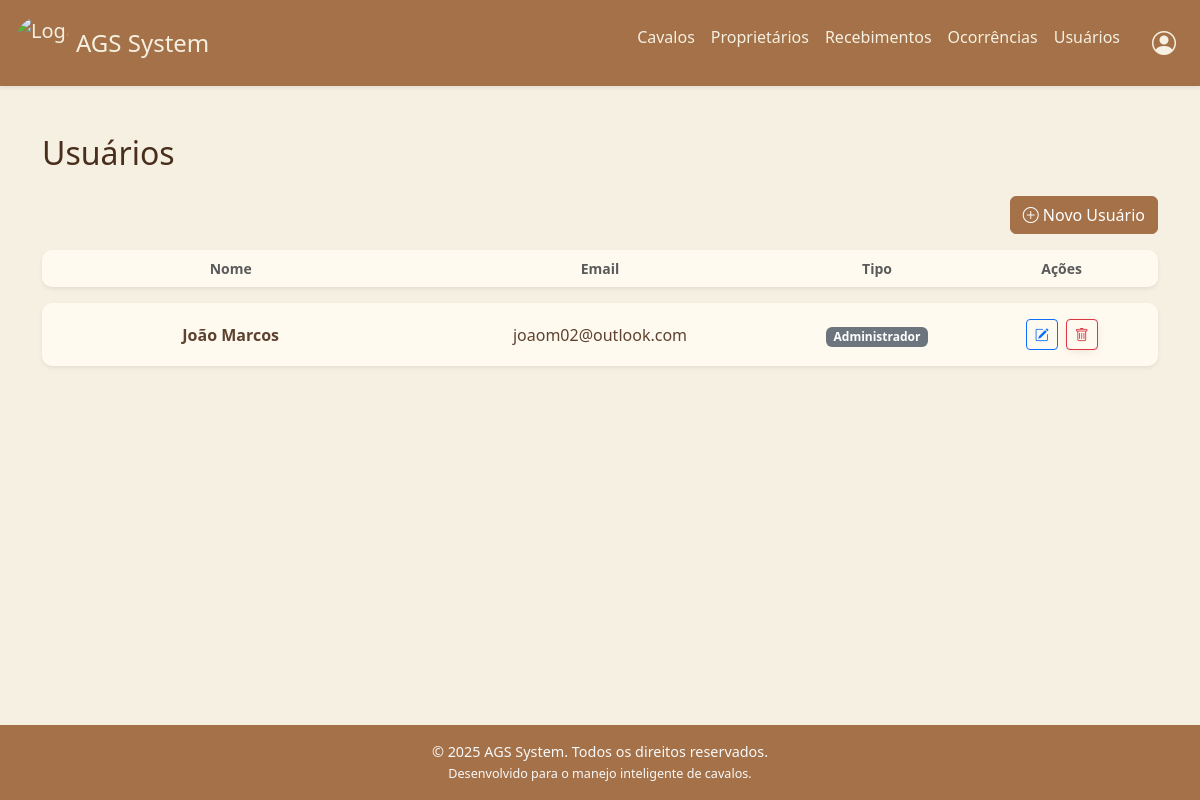
The page /usuarios on the database its author committed.
### tables this page shows
CREATE TABLE usuarios (
            id INTEGER PRIMARY KEY AUTOINCREMENT,
            nome TEXT NOT NULL,
            email TEXT UNIQUE NOT NULL,
            senha TEXT NOT NULL,
            nivel TEXT CHECK(nivel IN ('Administrador', 'Proprietario', 'Funcionario')) NOT NULL        
        );

### app.py (the view)
@app.route('/usuarios')
def usuarios():
    conn = conexao()
    usuarios = conn.execute('SELECT * FROM usuarios ORDER BY nome').fetchall()
    conn.close()
    return render_template('usuarios.html', usuarios=usuarios)

### app.py (called while the page is built)
@app.context_processor
def inject_now():
    return {'now': datetime.now()}

### database.py (called while the page is built)
def conexao():
    conn = sqlite3.connect(db_path)
    conn.row_factory = sqlite3.Row
    return conn

### templates/usuarios.html
{% extends 'base.html' %} {% block content %}
<h2 class="mb-4">Usuários</h2>
<div class="d-flex justify-content-end mt-4 mb-3">
  <a href="{{ url_for('novoUsuario') }}" class="btn btn-primary">
    <i class="bi bi-plus-circle"></i> Novo Usuário
  </a>
</div>
<div class="d-flex flex-column gap-3">
  <div class="card px-3 py-2 shadow-sm">
    <div class="row align-items-center">
      <div class="col-md-4 fw-bold text-muted small text-center">Nome</div>
      <div class="col-md-4 fw-bold text-muted small text-center">Email</div>
      <div class="col-md-2 fw-bold text-muted small text-center">Tipo</div>
      <div class="col-md-2 fw-bold text-muted small text-center">Ações</div>
    </div>
  </div>
  {% for u in usuarios %}
  <div class="card p-3 shadow-sm">
    <div class="row align-items-center">
      <div class="col-md-4 fw-bold text-center">{{ u.nome }}</div>
      <div class="col-md-4 text-center">{{ u.email }}</div>
      <div class="col-md-2 text-center">
        <span class="badge bg-secondary">{{ u.nivel }}</span>
      </div>
      <div class="col-md-2 d-flex justify-content-center gap-2">
        <a
          href="{{ url_for('editarUsuario', id=u.id) }}"
          class="btn btn-sm btn-outline-primary"
          title="Editar"
        >
          <i class="bi bi-pencil-square"></i>
        </a>
        <form
          method="POST"
          action="{{ url_for('excluirUsuario', id=u.id) }}"
          onsubmit="return confirm('Deseja excluir este usuário?');"
        >
          <button
            type="submit"
            class="btn btn-sm btn-outline-danger"
            title="Excluir"
          >
            <i class="bi bi-trash"></i>
          </button>
        </form>
      </div>
    </div>
  </div>
  {% endfor %}
</div>
{% endblock %}

### static/css/style.css (style rules this page uses)
body { background-color: #f5f0e1; color: #4a2e1d; font-family: "Segoe UI", sans-serif; min-height: 100vh; display: flex; flex-direction: column; }
.card, form { background-color: #fffaf0; border: none; border-radius: 10px; box-shadow: 0 2px 8px rgba(74, 46, 29, 0.1); color: #5e412e; }
.btn-primary { background-color: #a47148; border-color: #a47148; color: #fff; }

### rows shown on the page
usuarios: nome "João Marcos", email "joaom02@outlook.com", nivel "Administrador"
